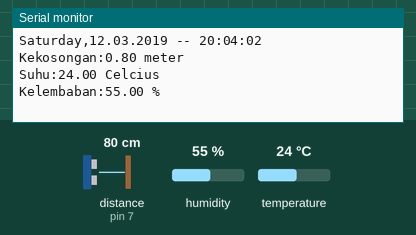
The sketch below on a simulated Arduino Uno, built with avr-gcc and run on an emulated ATmega328P. Parts: the last lines printed to the serial monitor. Wiring (inferred from the names in the program): ultrasonic range finder: trigger pin 6; echo pin 7. Inputs (shaded band) come from the test bench; at power-on: distance to the obstacle (sensor on pin 7) 80 cm, humidity 55 %, temperature 24 °C. The echo pulse lasts 58.3 µs per cm; the local clock reads 2024-03-15 10:24:30 at power-on unless the sketch sets it; storage starts empty.

Above: at 3.2 s.
3.3 s: distance to the obstacle (sensor on pin 7) set to 2 cm
7.6 s: humidity set to 22 %
At 9.6 s:
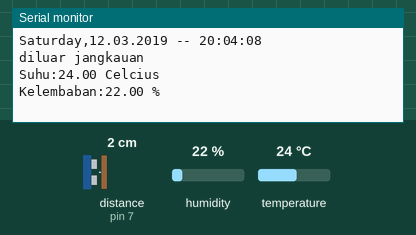
10.3 s: distance to the obstacle (sensor on pin 7) set to 250 cm
16.3 s: temperature set to 12 °C
At 17.0 s:
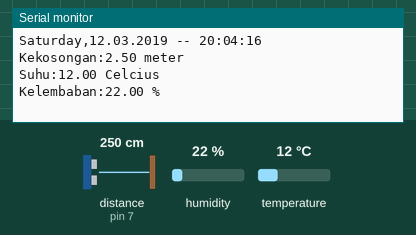
19.0 s: humidity set to 40 %
At 21.0 s:
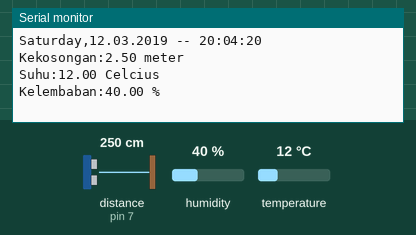
Timing chart, 0 to 22.5 s (numbered marks = the images above; inputs shaded):
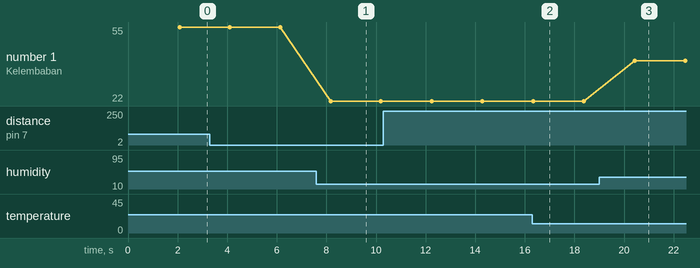

Measured:
- after the input at 7.6 s, the serial monitor: prints a new line after 0.57 s (image 1)
- after the input at 16.3 s, the serial monitor: prints a new line at once (image 2)
- after the input at 19.0 s, the serial monitor: prints a new line after 1.4 s (image 3)
- plotted number 1: 55 → 22 after the input at 7.6 s, 22 → 40 after the input at 19.0 s

The sketch:

integrated_rtc_sensor.ino
```cpp
#include <Wire.h>
//RTC Initializion
#include <DS3231.h>
//SD Card Initializion
#include <SPI.h>
#include <SD.h>
//Ultrasonic Initializion
#define trigPin 6
#define echoPin 7
//DHT Initializion
#include <DHT.h>
#define DHTPIN 8  //menggunakan pin 8 untuk pemasangan sensornya
#define DHTTYPE DHT22 //memilih tipe DHT22, bisa diubah menjadi DHT11, DHT21
DHT dht(DHTPIN, DHTTYPE);  //setting pin yang dipilih dan tipe DHT


DS3231 rtc(SDA, SCL); //Reading Procedur
File myFile;
double durasi, kekosongan;
float suhu;
float kelembaban;

void setup()
{
//Set baudrate at 115200
  Serial.begin(115200);
  pinMode(trigPin, OUTPUT);
  pinMode(echoPin, INPUT);
  dht.begin(); //Komunikasi DHT dengan Arduino

//RTC DS3231 reading procedure
  rtc.begin();
  rtc.setDOW(TUESDAY);
  rtc.setDate(12,03,2019);
  rtc.setTime(20,04,00);

 Serial.println("Read MicoSd Card");
 delay(1000);

 if (!SD.begin(4))
 {
 Serial.println("Failed read microsd card on module!");
 return;
 }

 if(!SD.exists("sensfile.txt")){
  Serial.println("file sensfile.txt not found");
  Serial.println("create sensfile.txt ......");
  myFile = SD.open("sensfile.txt", FILE_WRITE);
  myFile.close();
  Serial.println("create file succes!!");
 }else{
  Serial.println("file sensfile.txt is available");
 }
 delay(1000);
}

void loop()
{
  ultrasonic_sensor();
  dht_sensor();
  myFile = SD.open("sensfile.txt", FILE_WRITE);
  if (myFile) // jika file tersedia tulis data
  {
  Serial.print(rtc.getDOWStr());
  Serial.print(",");
  myFile.print(rtc.getDOWStr());
  myFile.print(",");

  Serial.print(rtc.getDateStr());
  Serial.print(" -- ");
  myFile.print(rtc.getDateStr());
  myFile.print(" -- ");

  Serial.println(rtc.getTimeStr());
  myFile.println(rtc.getTimeStr());
  myFile.close();

  if (kekosongan <= 0.02 || kekosongan >= 4) {
  Serial.println("diluar jangkauan");
  }else{
  Serial.print("Kekosongan:");
  Serial.print(kekosongan);
  Serial.println(" meter");
  myFile.print("Kekosongan:");
  myFile.print(kekosongan);
  myFile.println(" meter");
  }

  Serial.print("Suhu:");
  Serial.print(suhu);
  Serial.println(" Celcius");

  Serial.print("Kelembaban:");
  Serial.print(kelembaban);
  Serial.println(" %");
  Serial.println(" ");

  myFile.print("Suhu:");
  myFile.print(suhu);
  myFile.println(" Celcius");

  myFile.print("Kelembaban:");
  myFile.print(kelembaban);
  myFile.println(" %");
  myFile.println(" ");
  myFile.close();
 }
 else
 {
 Serial.println("Failed open sensfile.txt"); // jika gagal print error
 }
 delay(2000); //total jeda yaitu 5 detik karena proses penulisan data kurang lebih 3 detik
}
```

dht_sensor.ino
```cpp
void dht_sensor(){
  kelembaban = dht.readHumidity(); //menyimpan nilai Humidity pada variabel kelembaban
  suhu = dht.readTemperature(); //menyimpan nilai Temperature pada variabel suhu
}
```

ultrasonic_sensor.ino
```cpp
void ultrasonic_sensor(){
  digitalWrite(trigPin, LOW);
  delayMicroseconds(2);
  digitalWrite(trigPin, HIGH);
  delayMicroseconds(10);
  digitalWrite(trigPin, LOW);

  durasi = pulseIn(echoPin, HIGH);
  kekosongan = (durasi * 0.000343) / 2;
}
```
